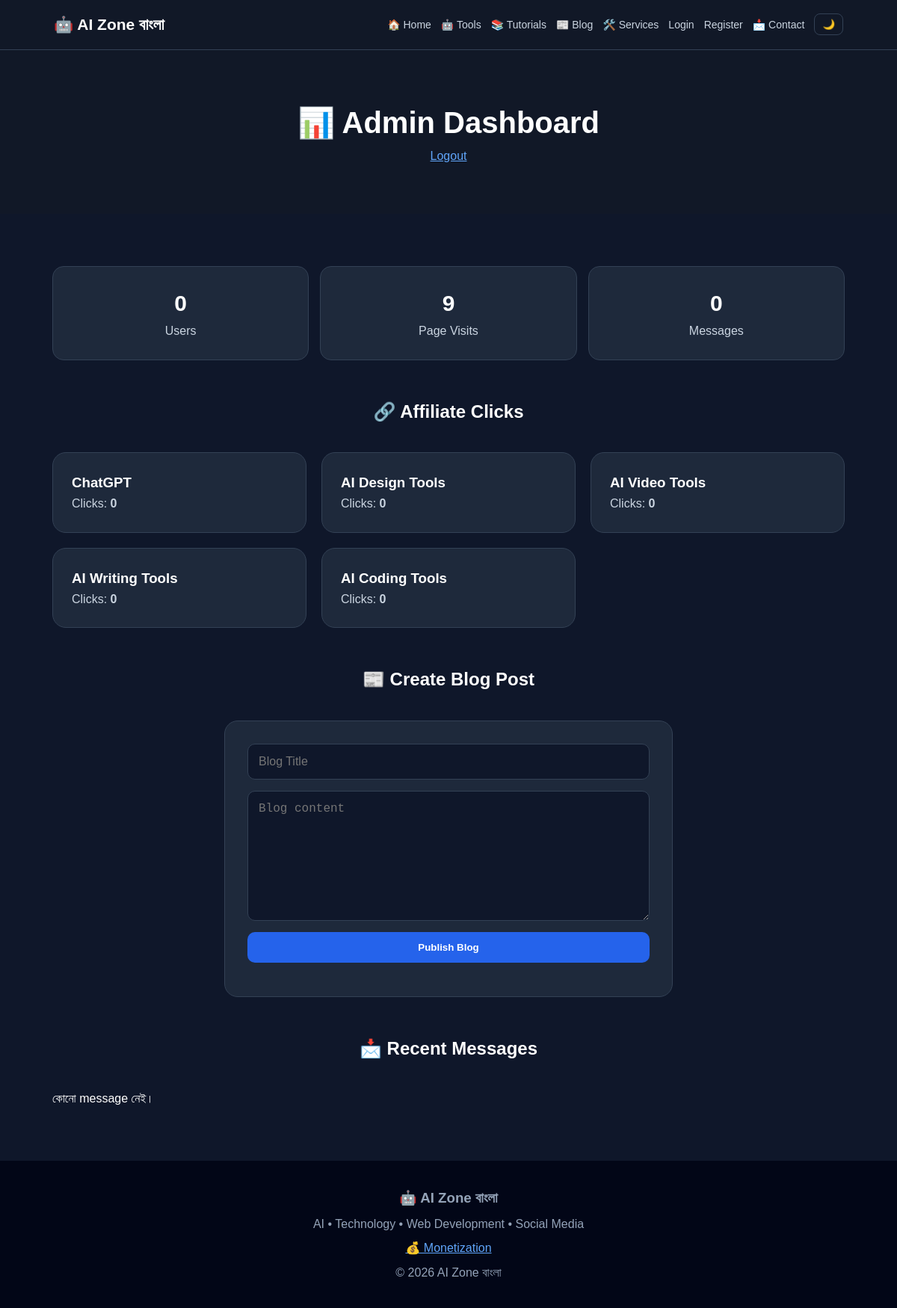
Page /admin (signed in) on the committed database.
### tables this page shows
CREATE TABLE tools (
            id INTEGER PRIMARY KEY AUTOINCREMENT,
            name TEXT UNIQUE NOT NULL,
            slug TEXT UNIQUE NOT NULL,
            category TEXT NOT NULL,
            icon TEXT NOT NULL,
            description TEXT NOT NULL,
            affiliate_url TEXT DEFAULT '#',
            clicks INTEGER DEFAULT 0
        );

### app.py (the view)
@app.route("/admin")
@admin_required
def admin_dashboard():
    con = db()
    users = con.execute(
        "SELECT COUNT(*) AS total FROM users"
    ).fetchone()["total"]
    visits = con.execute(
        "SELECT COUNT(*) AS total FROM visits"
    ).fetchone()["total"]
    messages = con.execute(
        "SELECT COUNT(*) AS total FROM messages"
    ).fetchone()["total"]
    clicks = con.execute("""
        SELECT name, clicks
        FROM tools
        ORDER BY clicks DESC
    """).fetchall()
    recent_messages = con.execute("""
        SELECT *
        FROM messages
        ORDER BY id DESC
        LIMIT 10
    """).fetchall()
    con.close()
    return render_template(
        "admin.html",
        users=users,
        visits=visits,
        messages=messages,
        clicks=clicks,
        recent_messages=recent_messages
    )

### app.py (called while the page is built)
def db():
    con = sqlite3.connect(DB)
    con.row_factory = sqlite3.Row
    return con

def admin_required(view):
    @wraps(view)
    def wrapped(*args, **kwargs):
        if not session.get("admin"):
            flash("Admin access required.", "warning")
            return redirect(url_for("admin_login"))
        return view(*args, **kwargs)
    return wrapped

### templates/admin.html (shortened to what this page needs)
{% extends "base.html" %}
{% block content %}
<section class="page-header">
<h1>📊 Admin Dashboard</h1>
<p>
<a href="/admin/logout">Logout</a>
</p>
</section>
<section class="section">
<div class="stats">
<div>
<strong>{{ users }}</strong>
<span>Users</span>
</div>
<div>
<strong>{{ visits }}</strong>
<span>Page Visits</span>
</div>
<div>
<strong>{{ messages }}</strong>
<span>Messages</span>
</div>
</div>
<h2 style="margin-top:50px;">
🔗 Affiliate Clicks
</h2>
<div class="cards">
{% for tool in clicks %}
<div class="card">
<h3>
{{ tool['name'] }}
</h3>
<p>
Clicks: <strong>{{ tool['clicks'] }}</strong>
</p>
</div>
{% endfor %}
</div>
<h2 style="margin-top:50px;">
📰 Create Blog Post
</h2>
<div class="auth-box">
<form method="POST"
action="/admin/blog">
<input
name="title"
placeholder="Blog Title"
required>
<textarea
name="content"
rows="8"
placeholder="Blog content"
required></textarea>
<button type="submit">
Publish Blog
</button>
</form>
</div>
<h2 style="margin-top:50px;">
📩 Recent Messages
</h2>
{% for message in recent_messages %}
<div class="card"
style="margin-top:15px;">
<h3>
{{ message['name'] }}
</h3>
<p>
{{ message['email'] }}
</p>
<p>
{{ message['message'] }}
</p>
<small>
{{ message['created_at'] }}
</small>
</div>
{% else %}
<p>কোনো message নেই।</p>
{% endfor %}
</section>
{% endblock %}

### static/style.css (style rules this page uses)
* { margin: 0; padding: 0; box-sizing: border-box; }
:root { --bg: #0f172a; --card: #1e293b; --nav: #111827; --text: #ffffff; --muted: #cbd5e1; --border: #334155; --primary: #2563eb; --accent: #60a5fa; }
body { font-family: Arial, sans-serif; background: var(--bg); color: var(--text); line-height: 1.6; transition: 0.3s; }
a { color: var(--accent); }
.section { max-width: 1100px; margin: auto; padding: 70px 20px; }
.section > h2 { text-align: center; margin-bottom: 35px; }
.cards { display: grid; grid-template-columns: repeat(3, 1fr); gap: 20px; }
.card { background: var(--card); padding: 25px; border-radius: 18px; border: 1px solid var(--border); transition: 0.2s; }
.card p { color: var(--muted); }
.page-header { text-align: center; padding: 65px 20px; background: var(--nav); }
.page-header h1 { font-size: 40px; }
.page-header p { color: var(--muted); }
input, textarea, select { width: 100%; padding: 14px; border: 1px solid var(--border); border-radius: 10px; background: var(--bg); color: var(--text); font-size: 16px; }
button { padding: 13px 18px; border: none; border-radius: 10px; background: var(--primary); color: white; font-weight: bold; cursor: pointer; }
.auth-box { max-width: 600px; margin: auto; background: var(--card); padding: 30px; border-radius: 18px; border: 1px solid var(--border); }
.auth-box form { display: flex; flex-direction: column; gap: 15px; margin-bottom: 15px; }
.stats { display: grid; grid-template-columns: repeat(3, 1fr); gap: 15px; }
.stats div { background: var(--card); border: 1px solid var(--border); border-radius: 15px; padding: 25px; text-align: center; }
.stats strong { display: block; font-size: 30px; }
.stats span { color: var(--muted); }

### rows in the picture
tools: name "ChatGPT", clicks "0"
tools: name "AI Design Tools", clicks "0"
tools: name "AI Video Tools", clicks "0"
tools: name "AI Writing Tools", clicks "0"
tools: name "AI Coding Tools", clicks "0"

### other values in the picture
{{ users }} "0"
{{ visits }} "9"
{{ messages }} "0"
